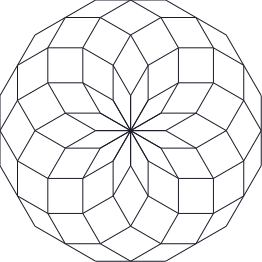

Generate this figure with Python:
from Turtle import Turtle

dist = 35

turtle = Turtle('b_circles')

for i in range(12):
    for j in range(12):
        turtle.right(360/12)
        turtle.forward(dist)
    turtle.right(360/12)


turtle.save()
